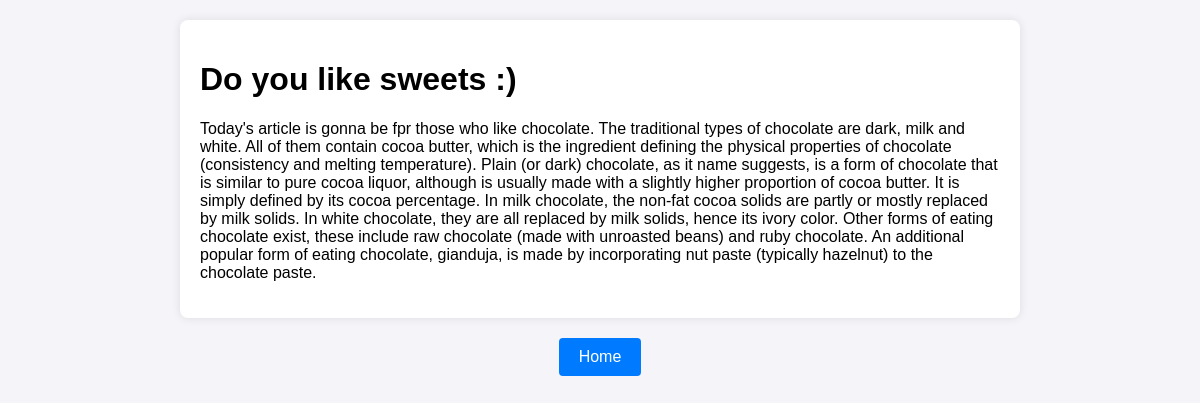
The page /articles/art/6 on the database its author committed.
### articles/models.py (models this page shows, shortened)
class Articles(models.Model):
    title = models.CharField(max_length=256, blank=True, null=True)
    category = models.ForeignKey(Category, on_delete=models.DO_NOTHING)
    text = models.TextField(blank=True, null=True)
    image = models.ImageField(upload_to='default/', blank=True, null=True, default='not_available.png')
    created_at = models.DateField(auto_now_add=True)
    updated_at = models.DateField(auto_now=True)
    class Meta:
        db_table = 'articles'

### articles/views.py (the view)
# urls.py: path('art/<int:pk>', ArticleDetailView.as_view(), name='detail'),
class ArticleDetailView(View):
    def get(self, request, pk):
        article = Articles.objects.get(pk=pk)
        return render(request, 'detail.html', {'article': article})

### templates/detail.html (shortened to what this page needs)
<!DOCTYPE html>
<html lang="en">
<head>
</head>
<body>
    <div class="article-container">
        <h1>{{ article.title }}</h1>
        <p>{{ article.text }}</p>
    </div>
    <a href="{% url 'articles:category_view' %}" class="back-button">Home</a>
</body>
</html>

### templates/detail.html (style rules this page uses)
body { font-family: Arial, sans-serif; background-color: #f4f4f9; margin: 0; padding: 20px; display: flex; flex-direction: column; align-items: center; }
.article-container { background-color: #fff; padding: 20px; border-radius: 8px; box-shadow: 0 0 10px rgba(0, 0, 0, 0.1); margin-bottom: 20px; width: 80%; max-width: 800px; }
.back-button { background-color: #007bff; color: #fff; border: none; padding: 10px 20px; border-radius: 4px; cursor: pointer; font-size: 16px; text-decoration: none; }

### rows shown on the page
Articles: title "Do you like sweets :)", text "Today's article is gonna be fpr those who like chocolate. The traditional types of chocolate are dark, milk and white. All of them contain cocoa butter, which is the ingredient defining the physical properties of chocolate (consistency and melting temperature). Plain (or dark) chocolate, as it name suggests, is a form of chocolate that is similar to pure cocoa liquor, although is usually made with a slightly higher proportion of cocoa butter. It is simply defined by its cocoa percentage. In milk chocolate, the non-fat cocoa solids are partly or mostly replaced by milk solids. In white chocolate, they are all replaced by milk solids, hence its ivory color. Other forms of eating chocolate…"
